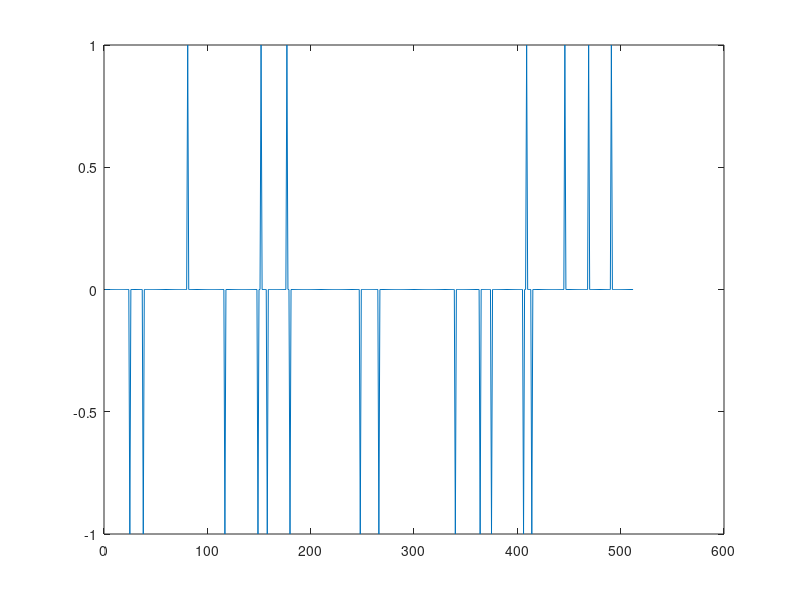

This figure's MATLAB source: (Note: this script raises an error after producing the figure.)
%% addpath for PQN working
%addpath(genpath('/Volumes/Users/linamiao/Dropbox/PQN/'))
cd ../../../../pqnl1;
addpath(genpath(pwd))
cd ../experiments/help_spgl1/modifying/task11lasso

%stream = RandStream.getGlobalStream;
%reset(stream);


%% sample matrix and options
m = 120; n = 512; k = 20; % m rows, n cols, k nonzeros.
A  = randn(m,n); [Q,R] = qr(A',0);  A = Q';

opts.iterations = 100;

% save temp A m n k opts
% clear;
% load temp

%% problem setting
p = randperm(n); x0 = zeros(n,1); x0(p(1:k)) = sign(randn(k,1));
figure;plot(x0)
b  = A*x0;

tau = norm(x0,1);

%% reconstruct
[x_spg,r_spg,g_spg,info_spg] = spgl1(A, b, tau, [], zeros(size(x0)), opts); 
[x_pqn,r_pqn,g_pqn,info_pqn] = pqnl1_2(A, b, tau, [], zeros(size(x0)), opts);

figure;
subplot(2,1,1); plot(x_spg);title('x_spg')
subplot(2,1,2); plot(x_pqn);title('x_pqn')

which spgl1
which pqnl1_2
which minConf_PQN_pqnl1